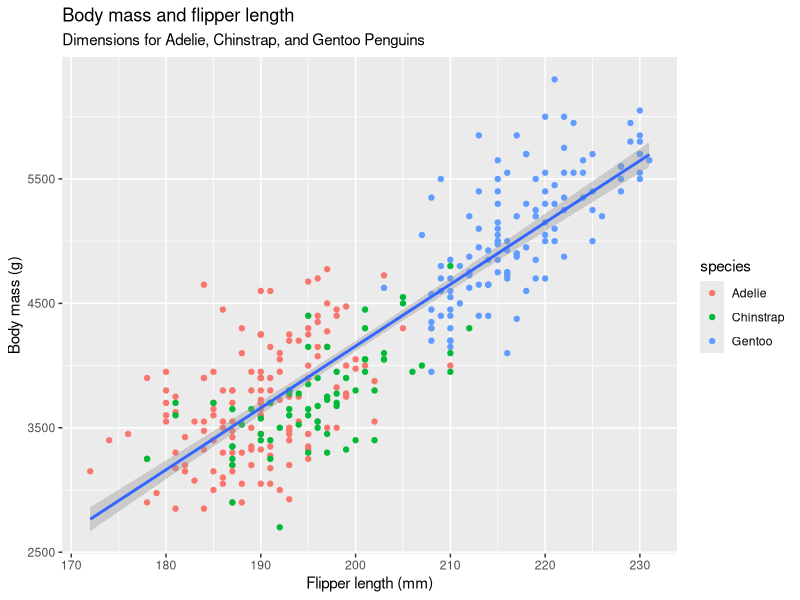

The R script that drew this image: (Note: this script raises an error after producing the figure.)
## ---- chunk 1
library(tidyverse)
## ---- chunk 2
library(palmerpenguins)
# library(ggthemes) # <- (optional) provides colorblind safe color palettes
penguins
## ---- chunk 3
glimpse(penguins)
View(penguins)
## ---- chunk 4
ggplot(
    data= penguins, # pass the data to plotter object
    mapping= aes( # aesthetics (axis)
      x= flipper_length_mm, 
      y= body_mass_g,
      # color = species
    ) 
)+ 
  geom_point(aes(color = species))+ # scatter_plot
  geom_smooth(method = "lm")+ # linear regression model
  labs(
    title = "Body mass and flipper length",
    subtitle = "Dimensions for Adelie, Chinstrap, and Gentoo Penguins",
    x = "Flipper length (mm)",
    y = "Body mass (g)",
    # color = "Species",
    shape = "Species"
  )
## ---- chunk 5
# 1. How many rows are in penguins? How many columns?
print("There are", dim(penguins)[1], "rows and", dim(penguins)[2], "columns.")

# 2. What does the bill_depth_mm variable in the penguins data frame describe? Read the help for ?penguins to find out.

# 3. Make a scatterplot of bill_depth_mm vs. bill_length_mm. That is, make a scatterplot with bill_depth_mm on the y-axis and bill_length_mm on the x-axis. Describe the relationship between these two variables.

# 4. What happens if you make a scatterplot of species vs. bill_depth_mm? What might be a better choice of geom?
